Frame 1 (no input): blank canvas, image omitted
Frame 60 (the mouse pressed at the canvas centre just before this capture): blank canvas, image omitted
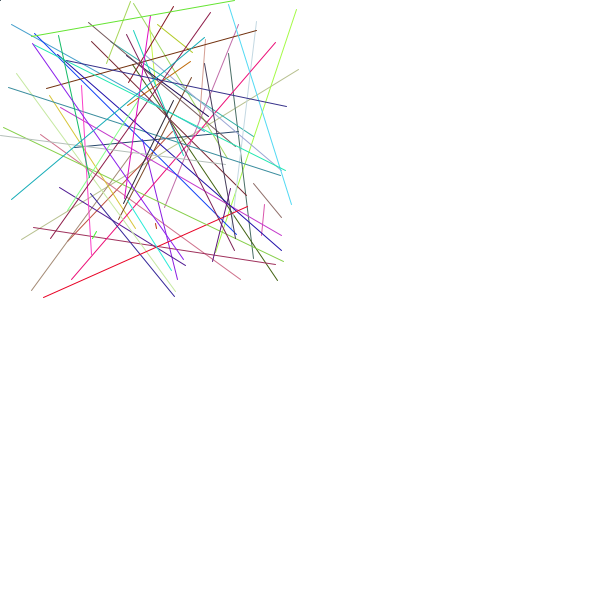
Frame 120 (the mouse held since frame 60 and released just before this capture)

The Processing sketch whose frames 1 and 60 were blank and that drew this single picture after the mouse press (run headless with seeded random() and noise(); from frame 60 on, the mouse is pressed at the canvas centre):

// Processing sketch: processing_37329
// ── processing_37329.pde

//Created By Andy Hon
//Move the mouse to generally change the direction of the random lines.
//run it again to clear screen
float x, y ;
boolean aPressed ;

void setup()
{
  x = y = 100 ;
 size(600, 600) ; 
background(255, 255, 255) ;
}

void draw()
{
  smooth() ;
  fill(random(24), random(40), random(201)) ;
  stroke(random(255), random(255), random(255)) ;
  //ellipse(mouseX, mouseY, random(25), random(25)) ;
  loop() ;
  line(random(mouseX), random(mouseY), random(mouseX), random(mouseY)) ;
}
void KeyPressed()
{
  if(key == 'a') aPressed = true ;
}

void keyreleased()
{
 if(key == 'a') aPressed = false ;
}
